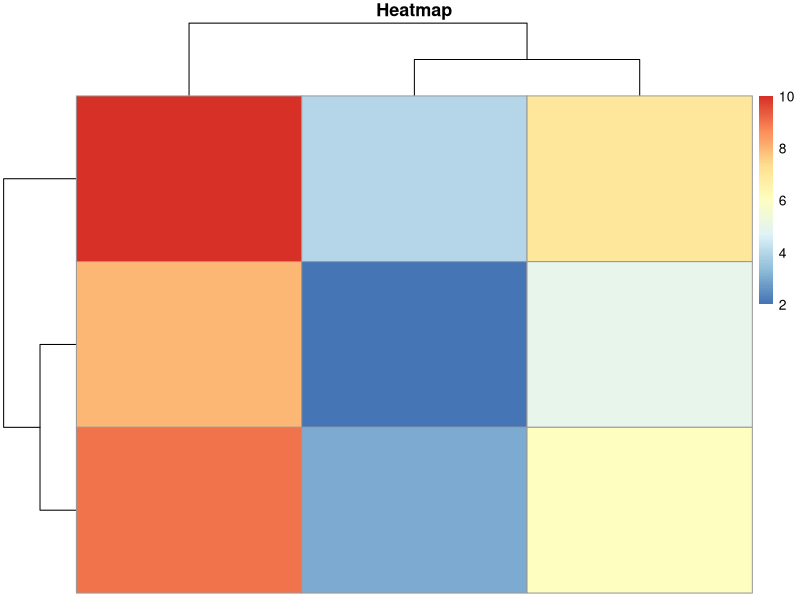

Write the R code that produced this figure.
# program 8
# matrix creation 
matrix_a<-matrix(2:10, nrow = 3, ncol=3)
matrix_b<- matrix(16:24, nrow=3, ncol=3)

print(matrix_a)
print(matrix_b)

# perform the operation 
#add the two matrix 
sum<- matrix_a + matrix_b
print(sum)

# scalar multiplication
scalar<- matrix_a*2
print(scalar)

#transpose 
transpose<-t(matrix_a)
print(transpose)

# product 
product<- matrix_a * matrix_b
print(product)

#matrix multiplication
matrixmul<- matrix_a %*% matrix_b
print(matrixmul)

#generate a statistics 
suma<-sum(matrix_a)
meana<-mean(matrix_a)
sda<-sd(matrix_a)

cat("Sum:",suma)
cat("\nMean", meana)
cat("\nStandard Deviation:", sda)

# plot the matrix
library(pheatmap)
pheatmap(matrix_a, main="Heatmap")
